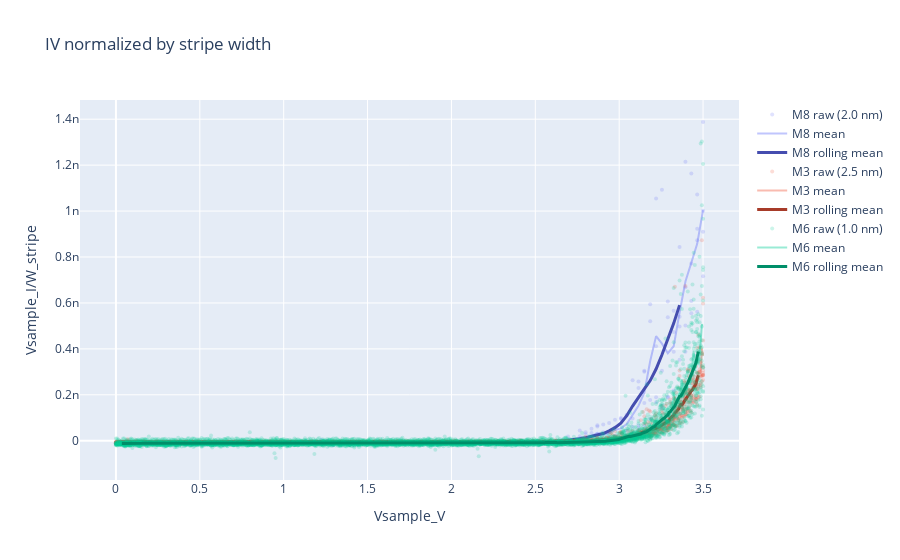

Source (notebook cell):
### Code cell
fig = go.Figure()

for i, (df, label) in enumerate(zip(dfs, labels)):
    base_color = palette[i % len(palette)]

    c_raw   = hex_to_rgba(base_color, 0.2)
    c_mean  = hex_to_rgba(base_color, 0.4)
    c_roll  = hex_to_rgba(base_color, 1, darken=0.7)

    # raw IV
    fig.add_trace(
        go.Scatter(
            x=df['Vsample_V'],
            y=df['Vsample_I']/stripes[label],
            mode='markers',
            name=f'{label} raw ({stripes[label]} nm)',
            marker=dict(size=4, color=c_raw),
            showlegend=True
        )
    )

    # mean I(V)
    fig.add_trace(
        go.Scatter(
            x=df['Vsample_V'],
            y=df['Vsample_I_mean']/stripes[label],
            mode='lines',
            name=f'{label} mean',
            line=dict(color=c_mean, width=2)
        )
    )

    # rolling mean
    fig.add_trace(
        go.Scatter(
            x=df['Vsample_V'],
            y=df['Vsample_I_mean_rolling']/stripes[label],
            mode='lines',
            name=f'{label} rolling mean',
            line=dict(color=c_roll, width=3)
        )
    )

fig.update_layout(
    xaxis_title='Vsample_V',
    yaxis_title='Vsample_I/W_stripe',
    title='IV normalized by stripe width'
)

fig.show()

### Figure 1 — Plotly figure (JSON) as saved in the notebook; plotly's stock layout.template omitted (floating-point values rounded to 4 significant figures; data arrays with more than 128 entries replaced by an {"elided": "..."} marker saying what was removed)
{"data": [{"marker": {"color": "rgba(99, 110, 250, 0.2)", "size": 4}, "mode": "markers", "name": "M8 raw (2.0 nm)", "showlegend": true, "type": "scatter", "x": {"elided": "404 float values"}, "y": {"elided": "404 float values"}}, {"line": {"color": "rgba(99, 110, 250, 0.4)", "width": 2}, "mode": "lines", "name": "M8 mean", "type": "scatter", "x": {"elided": "404 float values"}, "y": {"elided": "404 float values"}}, {"line": {"color": "rgba(69, 77, 175, 1)", "width": 3}, "mode": "lines", "name": "M8 rolling mean", "type": "scatter", "x": {"elided": "404 float values"}, "y": {"elided": "404 float values"}}, {"marker": {"color": "rgba(239, 85, 59, 0.2)", "size": 4}, "mode": "markers", "name": "M3 raw (2.5 nm)", "showlegend": true, "type": "scatter", "x": {"elided": "3410 float values"}, "y": {"elided": "3410 float values"}}, {"line": {"color": "rgba(239, 85, 59, 0.4)", "width": 2}, "mode": "lines", "name": "M3 mean", "type": "scatter", "x": {"elided": "3410 float values"}, "y": {"elided": "3410 float values"}}, {"line": {"color": "rgba(167, 59, 41, 1)", "width": 3}, "mode": "lines", "name": "M3 rolling mean", "type": "scatter", "x": {"elided": "3410 float values"}, "y": {"elided": "3410 float values"}}, {"marker": {"color": "rgba(0, 204, 150, 0.2)", "size": 4}, "mode": "markers", "name": "M6 raw (1.0 nm)", "showlegend": true, "type": "scatter", "x": {"elided": "6012 float values"}, "y": {"elided": "6012 float values"}}, {"line": {"color": "rgba(0, 204, 150, 0.4)", "width": 2}, "mode": "lines", "name": "M6 mean", "type": "scatter", "x": {"elided": "6012 float values"}, "y": {"elided": "6012 float values"}}, {"line": {"color": "rgba(0, 142, 105, 1)", "width": 3}, "mode": "lines", "name": "M6 rolling mean", "type": "scatter", "x": {"elided": "6012 float values"}, "y": {"elided": "6012 float values"}}], "layout": {"title": {"text": "IV normalized by stripe width"}, "xaxis": {"title": {"text": "Vsample_V"}}, "yaxis": {"title": {"text": "Vsample_I/W_stripe"}}}}
